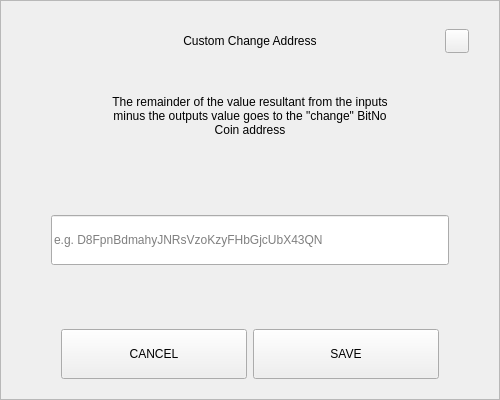
<?xml version="1.0" encoding="UTF-8"?>
<ui version="4.0">
 <class>SendChangeAddressDialog</class>
 <widget class="QDialog" name="SendChangeAddressDialog">
  <property name="geometry">
   <rect>
    <x>0</x>
    <y>0</y>
    <width>500</width>
    <height>400</height>
   </rect>
  </property>
  <property name="windowTitle">
   <string>Dialog</string>
  </property>
  <layout class="QVBoxLayout" name="verticalLayout">
   <property name="spacing">
    <number>0</number>
   </property>
   <property name="leftMargin">
    <number>0</number>
   </property>
   <property name="topMargin">
    <number>0</number>
   </property>
   <property name="rightMargin">
    <number>0</number>
   </property>
   <property name="bottomMargin">
    <number>0</number>
   </property>
   <item>
    <widget class="QFrame" name="frame">
     <property name="styleSheet">
      <string notr="true"/>
     </property>
     <property name="frameShape">
      <enum>QFrame::StyledPanel</enum>
     </property>
     <property name="frameShadow">
      <enum>QFrame::Raised</enum>
     </property>
     <layout class="QVBoxLayout" name="verticalLayout_2" stretch="0,0,0,0,0,0,0">
      <property name="spacing">
       <number>0</number>
      </property>
      <property name="leftMargin">
       <number>30</number>
      </property>
      <property name="topMargin">
       <number>20</number>
      </property>
      <property name="rightMargin">
       <number>30</number>
      </property>
      <property name="bottomMargin">
       <number>20</number>
      </property>
      <item>
       <layout class="QHBoxLayout" name="horizontalLayout_3">
        <property name="spacing">
         <number>0</number>
        </property>
        <item>
         <spacer name="horizontalSpacer_2">
          <property name="orientation">
           <enum>Qt::Horizontal</enum>
          </property>
          <property name="sizeHint" stdset="0">
           <size>
            <width>40</width>
            <height>20</height>
           </size>
          </property>
         </spacer>
        </item>
        <item>
         <widget class="QLabel" name="labelTitle">
          <property name="minimumSize">
           <size>
            <width>0</width>
            <height>40</height>
           </size>
          </property>
          <property name="maximumSize">
           <size>
            <width>16777215</width>
            <height>40</height>
           </size>
          </property>
          <property name="styleSheet">
           <string notr="true">padding-left:24px;</string>
          </property>
          <property name="text">
           <string>Custom Change Address</string>
          </property>
          <property name="alignment">
           <set>Qt::AlignCenter</set>
          </property>
          <property name="margin">
           <number>7</number>
          </property>
         </widget>
        </item>
        <item>
         <spacer name="horizontalSpacer">
          <property name="orientation">
           <enum>Qt::Horizontal</enum>
          </property>
          <property name="sizeHint" stdset="0">
           <size>
            <width>40</width>
            <height>20</height>
           </size>
          </property>
         </spacer>
        </item>
        <item>
         <widget class="QPushButton" name="btnEsc">
          <property name="minimumSize">
           <size>
            <width>24</width>
            <height>24</height>
           </size>
          </property>
          <property name="maximumSize">
           <size>
            <width>24</width>
            <height>24</height>
           </size>
          </property>
          <property name="focusPolicy">
           <enum>Qt::NoFocus</enum>
          </property>
          <property name="text">
           <string/>
          </property>
         </widget>
        </item>
       </layout>
      </item>
      <item>
       <spacer name="verticalSpacer_2">
        <property name="orientation">
         <enum>Qt::Vertical</enum>
        </property>
        <property name="sizeType">
         <enum>QSizePolicy::Fixed</enum>
        </property>
        <property name="sizeHint" stdset="0">
         <size>
          <width>20</width>
          <height>20</height>
         </size>
        </property>
       </spacer>
      </item>
      <item alignment="Qt::AlignHCenter">
       <widget class="QLabel" name="labelMessage">
        <property name="minimumSize">
         <size>
          <width>0</width>
          <height>70</height>
         </size>
        </property>
        <property name="text">
         <string>The remainder of the value resultant from the inputs minus the outputs value goes to the &quot;change&quot; BitNo Coin address</string>
        </property>
        <property name="alignment">
         <set>Qt::AlignCenter</set>
        </property>
        <property name="wordWrap">
         <bool>true</bool>
        </property>
       </widget>
      </item>
      <item>
       <spacer name="verticalSpacer_3">
        <property name="orientation">
         <enum>Qt::Vertical</enum>
        </property>
        <property name="sizeHint" stdset="0">
         <size>
          <width>20</width>
          <height>40</height>
         </size>
        </property>
       </spacer>
      </item>
      <item>
       <layout class="QHBoxLayout" name="horizontalLayout_2">
        <property name="spacing">
         <number>0</number>
        </property>
        <property name="leftMargin">
         <number>20</number>
        </property>
        <property name="rightMargin">
         <number>20</number>
        </property>
        <item>
         <widget class="QLineEdit" name="lineEditAddress">
          <property name="minimumSize">
           <size>
            <width>0</width>
            <height>50</height>
           </size>
          </property>
          <property name="placeholderText">
           <string notr="true">e.g. D8FpnBdmahyJNRsVzoKzyFHbGjcUbX43QN</string>
          </property>
         </widget>
        </item>
       </layout>
      </item>
      <item>
       <spacer name="verticalSpacer">
        <property name="orientation">
         <enum>Qt::Vertical</enum>
        </property>
        <property name="sizeHint" stdset="0">
         <size>
          <width>20</width>
          <height>40</height>
         </size>
        </property>
       </spacer>
      </item>
      <item>
       <layout class="QHBoxLayout" name="horizontalLayout" stretch="2,2">
        <property name="spacing">
         <number>6</number>
        </property>
        <property name="leftMargin">
         <number>30</number>
        </property>
        <property name="rightMargin">
         <number>30</number>
        </property>
        <item>
         <widget class="QPushButton" name="btnCancel">
          <property name="minimumSize">
           <size>
            <width>180</width>
            <height>50</height>
           </size>
          </property>
          <property name="focusPolicy">
           <enum>Qt::NoFocus</enum>
          </property>
          <property name="text">
           <string>CANCEL</string>
          </property>
         </widget>
        </item>
        <item>
         <widget class="QPushButton" name="btnSave">
          <property name="minimumSize">
           <size>
            <width>180</width>
            <height>50</height>
           </size>
          </property>
          <property name="focusPolicy">
           <enum>Qt::NoFocus</enum>
          </property>
          <property name="text">
           <string>SAVE</string>
          </property>
         </widget>
        </item>
       </layout>
      </item>
     </layout>
    </widget>
   </item>
  </layout>
 </widget>
 <resources/>
 <connections/>
</ui>
